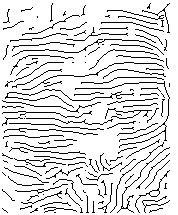
#> input picture New folder/Capture.10JPG.JPG, 178 x 215 px
$ python crossing_number.py 'New folder/Capture.10JPG.JPG'   (Python 2 division)
#> lines starting #> are read from the running program, lines starting #| are printed output that depends on the picture
#> further down, im is the input picture: PIL image 178x215 RGB; min 0, max 255, mean 220.7
### utils.py
# Metody biometryczne
# Przemyslaw Pastuszka

from PIL import Image, ImageDraw
import math
import sobel
import copy

# [11 lines left out: function apply_kernel_at, not called in this run]

def apply_to_each_pixel(pixels, f):
    for i in range(0, len(pixels)):
        for j in range(0, len(pixels[i])):
            pixels[i][j] = f(pixels[i][j])

# [24 lines left out: function calculate_angles, not called in this run]

def flatten(ls):
    return reduce(lambda x, y: x + y, ls, [])

def transpose(ls):
    return map(list, zip(*ls))

def gauss(x, y):
    ssigma = 1.0
    return (1 / (2 * math.pi * ssigma)) * math.exp(-(x * x + y * y) / (2 * ssigma))

# [6 lines left out: function kernel_from_function, not called in this run]

def gauss_kernel(size):
    return kernel_from_function(size, gauss)

def apply_kernel(pixels, kernel):
    apply_kernel_with_f(pixels, kernel, lambda old, new: new)

# [21 lines left out: functions apply_kernel_with_f, smooth_angles, not called in this run]

def load_image(im):
    (x, y) = im.size
#> x = 178; y = 215
    im_load = im.load()

    result = []
    for i in range(0, x):
        result.append([])
        for j in range(0, y):
            result[i].append(im_load[i, j])
#> after the loop, result = 178 items

    return result

# [33 lines left out: functions load_pixels, get_line_ends, draw_lines, not called in this run]

### crossing_number.py
# Metody biometryczne
# Przemyslaw Pastuszka

from PIL import Image, ImageDraw
import utils
import argparse
import math
import os
import pickle

cells = [(-1, -1), (-1, 0), (-1, 1), (0, 1), (1, 1), (1, 0), (1, -1), (0, -1), (-1, -1)]

r = []
def minutiae_at(pixels, i, j):
    angles = []
    values = [pixels[i + k][j + l] for k, l in cells]
    #print values

    crossings = 0
    for k in range(0, 8):
        crossings += abs(values[k] - values[k + 1])
        if values[k] - values[k + 1]:
            angles.append(k)
    crossings /= 2
    if pixels[i][j] == 1:
        if crossings == 1:
            return "ending"
        if crossings == 3:
            print i
            if values[0]!=1:
                a = [angles[2*i+1]*(3.14/8) for i in [0,1,2]]
            else :
                a = [angles[2*i]*(3.14/8) for i in [0,1,2]]
            a1 = [float("{0:.2f}".format(b)) for b in a]
            r.append(a1)
            print j,a1
            return "bifurcation"
    return "none"

def calculate_minutiaes(im):
    pixels = utils.load_image(im)
#> pixels = 178 items
    utils.apply_to_each_pixel(pixels, lambda x: 0.0 if x > 10 else 1.0)
    (x, y) = im.size
#> x = 178; y = 215
    result = im.convert("RGB")
    draw = ImageDraw.Draw(result)

    colors = {"ending" : (150, 0, 0), "bifurcation" : (0, 150, 0)}

    ellipse_size = 1
    for i in range(1, x - 1):
        for j in range(1, y - 1):
            minutiae = minutiae_at(pixels, i, j)
            if minutiae != "none":
                #print i,j,minutiae
                draw.ellipse([(i - ellipse_size, j - ellipse_size), (i + ellipse_size, j + ellipse_size)], outline = colors[minutiae])
#> this loop made 176 passes

    del draw

    return result

parser = argparse.ArgumentParser(description="Minutiae detection using crossing number method")
parser.add_argument("image", nargs=1, help = "Skeleton image")
parser.add_argument("--save", action='store_true', help = "Save result image as src_minutiae.gif")
args = parser.parse_args()

im = Image.open(args.image[0])
im = im.convert("L")  # covert to grayscale

result = calculate_minutiaes(im)
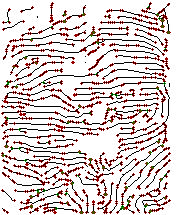
#> result: PIL image 178x215 RGB; mean R, G, B 216.8, 204.6, 203.4
result.show()

def save_obj(obj, name):
    with open('obj/'+name+'.pkl', 'wb') as f:
        pickle.dump(obj, f, pickle.HIGHEST_PROTOCOL)

base_image_name = os.path.splitext(os.path.basename(args.image[0]))[0]
save_obj(r, base_image_name)
#print r
if args.save:
    base_image_name = os.path.splitext(os.path.basename(args.image[0]))[0]
    result.save(base_image_name + "_minutiae.gif", "GIF")

$ run again, on New folder/Capture11.JPG
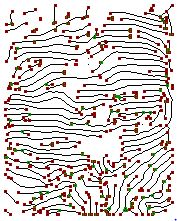
#> input picture New folder/Capture11.JPG, 177 x 221 px
#> im is the input picture: PIL image 177x221 RGB; mean R, G, B 211.4, 205.5, 203.2
#> `im = im.convert("L")`:
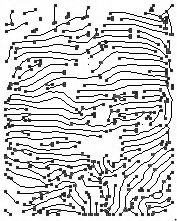
#> im: PIL image 177x221 L; min 0, max 255, mean 207
#> after the loop in load_image, `for i in range(0, x):`: result = 177 items
#> the loop in calculate_minutiaes, `for i in range(1, x - 1):` made 175 passes
#> `result = calculate_minutiaes(im)`:
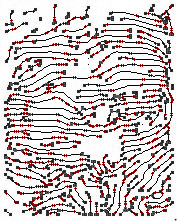
#> result: PIL image 177x221 RGB; mean R, G, B 205.8, 195.2, 195.2
